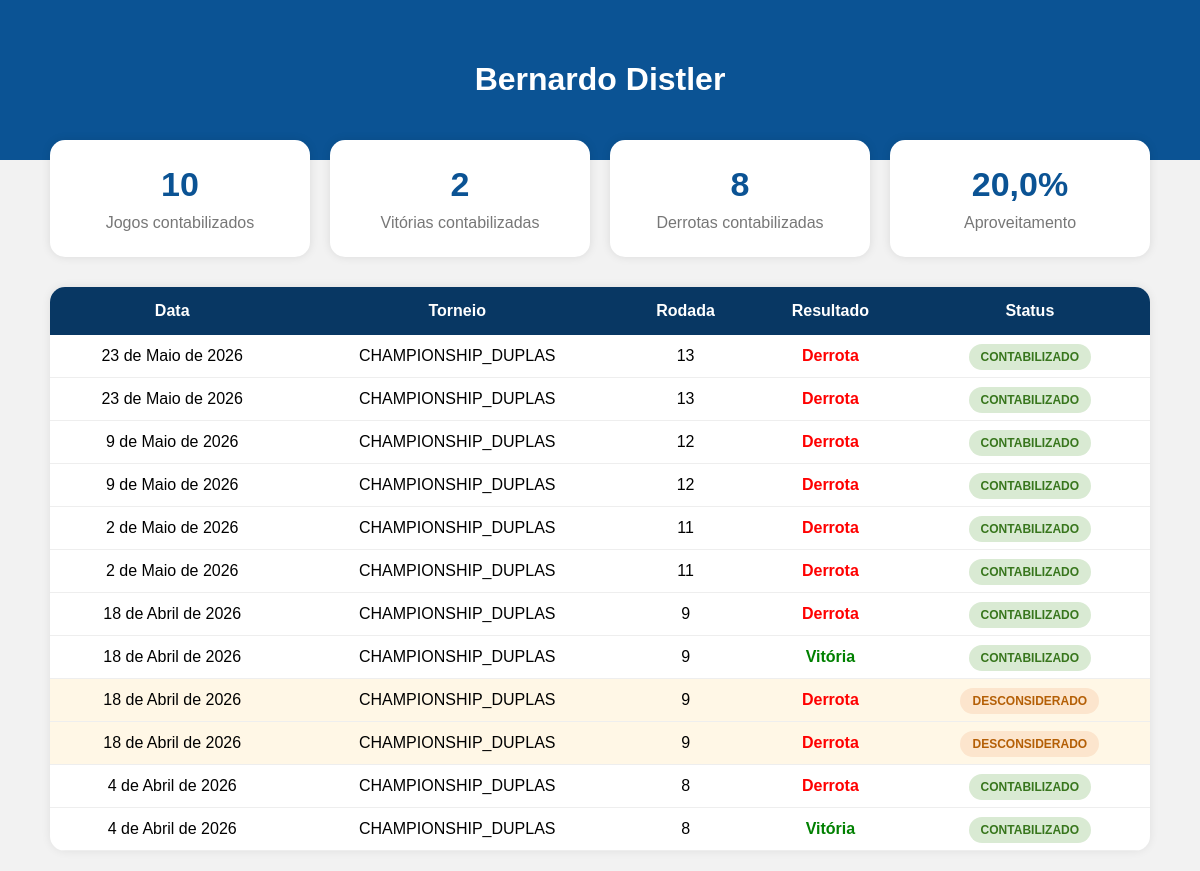
Page /jogador/65/ (signed in) on the earlier database version.
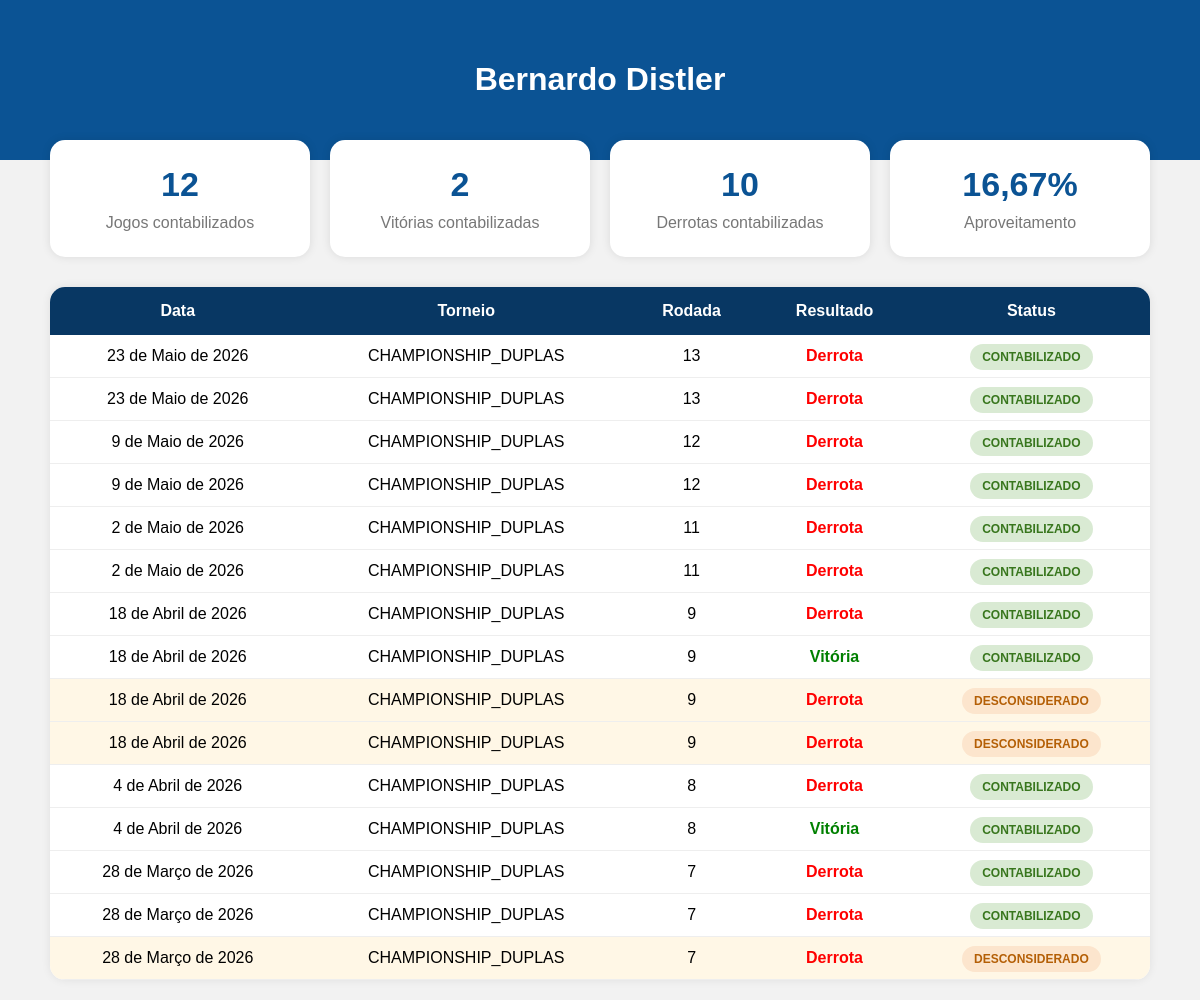
Same page on the later database version.
### core/models.py (models this page shows, shortened)
class Jogador(models.Model):
    CATEGORIAS = [
        ('A', 'Categoria A'),
        ('B', 'Categoria B'),
        ('C', 'Categoria C'),
    ]
    NIVEIS = [
        ('INICIANTE', 'Iniciante'),
        ('INTERMEDIARIO', 'Intermediário'),
        ('AVANCADO', 'Avançado'),
    ]
    MAOS = [
        ('DIREITA', 'Direita'),
        ('ESQUERDA', 'Esquerda'),
    ]
    usuario = models.OneToOneField(
        User,
        on_delete=models.SET_NULL,
        null=True,
        blank=True
    )
    nome = models.CharField(max_length=150)
    email = models.EmailField(
        blank=True,
        null=True
    )
    telefone = models.CharField(
        max_length=30,
        blank=True,
        null=True
    )
    cidade = models.CharField(
        max_length=100,
        blank=True,
        null=True
    )
    categoria = models.CharField(
    max_length=1,
    choices=CATEGORIAS,
    blank=True,
    null=True
)
    nivel = models.CharField(
        max_length=20,
        choices=NIVEIS,
        default='INICIANTE'
    )
    mao_dominante = models.CharField(
        max_length=20,
        choices=MAOS,
        default='DIREITA'
    )
    raquete = models.CharField(
        max_length=100,
        blank=True,
        null=True
    )
    instagram = models.CharField(
        max_length=100,
        blank=True,
        null=True
    )
    foto = models.ImageField(
        upload_to='jogadores/',
        blank=True,
        null=True
    )
    jogos_historicos = models.IntegerField(default=0)
    vitorias_historicas = models.IntegerField(default=0)
    derrotas_historicas = models.IntegerField(default=0)
    titulos_cd = models.IntegerField(default=0)
    vice_cd = models.IntegerField(default=0)
    semifinal_cd = models.IntegerField(default=0)
    ativo = models.BooleanField(default=False)
    criado_em = models.DateTimeField(auto_now_add=True)
    class Meta:
        ordering = ['categoria', 'nome']

class ParticipanteJogo(models.Model):
    LADOS = [
        ('A', 'Lado A'),
        ('B', 'Lado B'),
    ]
    jogo = models.ForeignKey(
        Jogo,
        on_delete=models.CASCADE,
        related_name='participantes'
    )
    jogador = models.ForeignKey(
        Jogador,
        on_delete=models.CASCADE
    )
    lado = models.CharField(
        max_length=1,
        choices=LADOS
    )
    vencedor = models.BooleanField(default=False)
    pontos_ranking = models.IntegerField(default=0)

class Jogo(models.Model):
    TIPOS = [
        ('CHAMPIONSHIP_DUPLAS', 'Championship Duplas'),
        ('AMISTOSO_DUPLAS', 'Amistoso Duplas'),
        ('SIMPLES', 'Simples'),
    ]
    STATUS_JOGO = [
        ('PENDENTE', 'Pendente'),
        ('CONFIRMADO', 'Confirmado'),
        ('CONTESTADO', 'Contestado'),
    ]
    FASES = [
        ('OITAVAS', 'Oitavas'),
        ('QUARTAS', 'Quartas'),
        ('SEMI', 'Semi Final'),
        ('FINAL', 'Final'),
    ]
    torneio = models.ForeignKey(
        Torneio,
        on_delete=models.CASCADE,
        blank=True,
        null=True
    )
    categoria = models.ForeignKey(
        CategoriaTorneio,
        on_delete=models.SET_NULL,
        blank=True,
        null=True
    )
    tipo_jogo = models.CharField(
        max_length=30,
        choices=TIPOS
    )
    rodada = models.IntegerField(
        blank=True,
        null=True
    )
    fase = models.CharField(
        max_length=20,
        choices=FASES,
        blank=True,
        null=True
    )
    data_jogo = models.DateField()
    status = models.CharField(
        max_length=20,
        choices=STATUS_JOGO,
        default='PENDENTE'
    )
    criado_em = models.DateTimeField(auto_now_add=True)
    observacoes = models.TextField(
        blank=True,
        null=True
    )

### core/views.py (the view)
@login_required
def jogador(request, jogador_id):
    jogador = get_object_or_404(
        Jogador,
        id=jogador_id
    )
    jogos_todos = ParticipanteJogo.objects.filter(
        jogador=jogador
    ).select_related(
        'jogo'
    ).order_by(
        '-jogo__data_jogo'
    )
    jogos_contabilizados = []
    controle_rodadas = {}
    for j in jogos_todos:
        chave = (
            j.jogo.categoria_id,
            j.jogo.rodada
        )
        if chave not in controle_rodadas:
            controle_rodadas[chave] = 0
        controle_rodadas[chave] += 1
        if controle_rodadas[chave] <= 2:
            j.contabilizado = True
            jogos_contabilizados.append(j)
        else:
            j.contabilizado = False
    vitorias = len([
        j for j in jogos_contabilizados
        if j.vencedor
    ])
    derrotas = len([
        j for j in jogos_contabilizados
        if not j.vencedor
    ])
    total = vitorias + derrotas
    aproveitamento = 0
    if total > 0:
        aproveitamento = round(
            (vitorias / total) * 100,
            2
        )
    return render(
        request,
        'jogador/perfil.html',
        {
            'jogador': jogador,
            'jogos': jogos_todos,
            'vitorias': vitorias,
            'derrotas': derrotas,
            'total': total,
            'aproveitamento': aproveitamento,
        }
    )

### core/templates/jogador/perfil.html (shortened to what this page needs)
<!DOCTYPE html>
<html lang="pt-br">
<head>
</head>
<body>
<div class="topo">
    <h1>{{ jogador.nome }}</h1>
</div>
<div class="container">
    <div class="cards">
        <div class="card">
            <div class="numero">{{ total }}</div>
            <div class="titulo">Jogos contabilizados</div>
        </div>
        <div class="card">
            <div class="numero">{{ vitorias }}</div>
            <div class="titulo">Vitórias contabilizadas</div>
        </div>
        <div class="card">
            <div class="numero">{{ derrotas }}</div>
            <div class="titulo">Derrotas contabilizadas</div>
        </div>
        <div class="card">
            <div class="numero">{{ aproveitamento }}%</div>
            <div class="titulo">Aproveitamento</div>
        </div>
    </div>
    <div class="historico">
        <table>
            <tr>
                <th>Data</th>
                <th>Torneio</th>
                <th>Rodada</th>
                <th>Resultado</th>
                <th>Status</th>
            </tr>
            {% for j in jogos %}
            <tr class="{% if not j.contabilizado %}linha-desconsiderada{% endif %}">
                <td>{{ j.jogo.data_jogo }}</td>
                <td>{{ j.jogo.tipo_jogo }}</td>
                <td>{{ j.jogo.rodada }}</td>
                <td>
                    {% if j.vencedor %}
                        <span class="vitoria">
                            Vitória
                        </span>
                    {% else %}
                        <span class="derrota">
                            Derrota
                        </span>
                    {% endif %}
                </td>
                <td>
                    {% if j.contabilizado %}
                        <span class="contabilizado">
                            CONTABILIZADO
                        </span>
                    {% else %}
                        <span class="desconsiderado">
                            DESCONSIDERADO
                        </span>
                    {% endif %}
                </td>
            </tr>
            {% endfor %}
        </table>
    </div>
</div>
</body>
</html>

### core/templates/jogador/perfil.html (style rules this page uses)
body { margin:0; font-family:Arial; background:#f2f2f2; }
.topo { background:#0b5394; color:white; padding:40px; text-align:center; }
.container { max-width:1100px; margin:auto; padding:20px; }
.cards { display:grid; grid-template-columns:repeat(4,1fr); gap:20px; margin-top:-40px; }
.card { background:white; padding:25px; border-radius:15px; text-align:center; box-shadow:0 0 10px rgba(0,0,0,0.1); }
.numero { font-size:34px; font-weight:bold; color:#0b5394; }
.titulo { color:#777; margin-top:10px; }
.historico { background:white; margin-top:30px; border-radius:15px; overflow:hidden; box-shadow:0 0 10px rgba(0,0,0,0.08); }
table { width:100%; border-collapse:collapse; }
th { background:#083763; color:white; padding:15px; }
td { padding:12px; border-bottom:1px solid #eee; text-align:center; }
.vitoria { color:green; font-weight:bold; }
.derrota { color:red; font-weight:bold; }
.contabilizado { background:#d9ead3; color:#38761d; padding:6px 12px; border-radius:20px; font-size:12px; font-weight:bold; }
.desconsiderado { background:#fce5cd; color:#b45f06; padding:6px 12px; border-radius:20px; font-size:12px; font-weight:bold; }
.linha-desconsiderada { background:#fff7e6; }

Differences in the rows shown:
added ParticipanteJogo: jogo.data_jogo "28 de Março de 2026", jogo.tipo_jogo "CHAMPIONSHIP_DUPLAS", jogo.rodada "7", vencedor "Derrota", shows "CONTABILIZADO"
added ParticipanteJogo: jogo.data_jogo "28 de Março de 2026", jogo.tipo_jogo "CHAMPIONSHIP_DUPLAS", jogo.rodada "7", vencedor "Derrota", shows "CONTABILIZADO"
added ParticipanteJogo: jogo.data_jogo "28 de Março de 2026", jogo.tipo_jogo "CHAMPIONSHIP_DUPLAS", jogo.rodada "7", vencedor "Derrota", shows "DESCONSIDERADO"
Other differences:
{{ total }}: "10" → "12"
{{ derrotas }}: "8" → "10"
{{ aproveitamento }}: "20,0" → "16,67"
